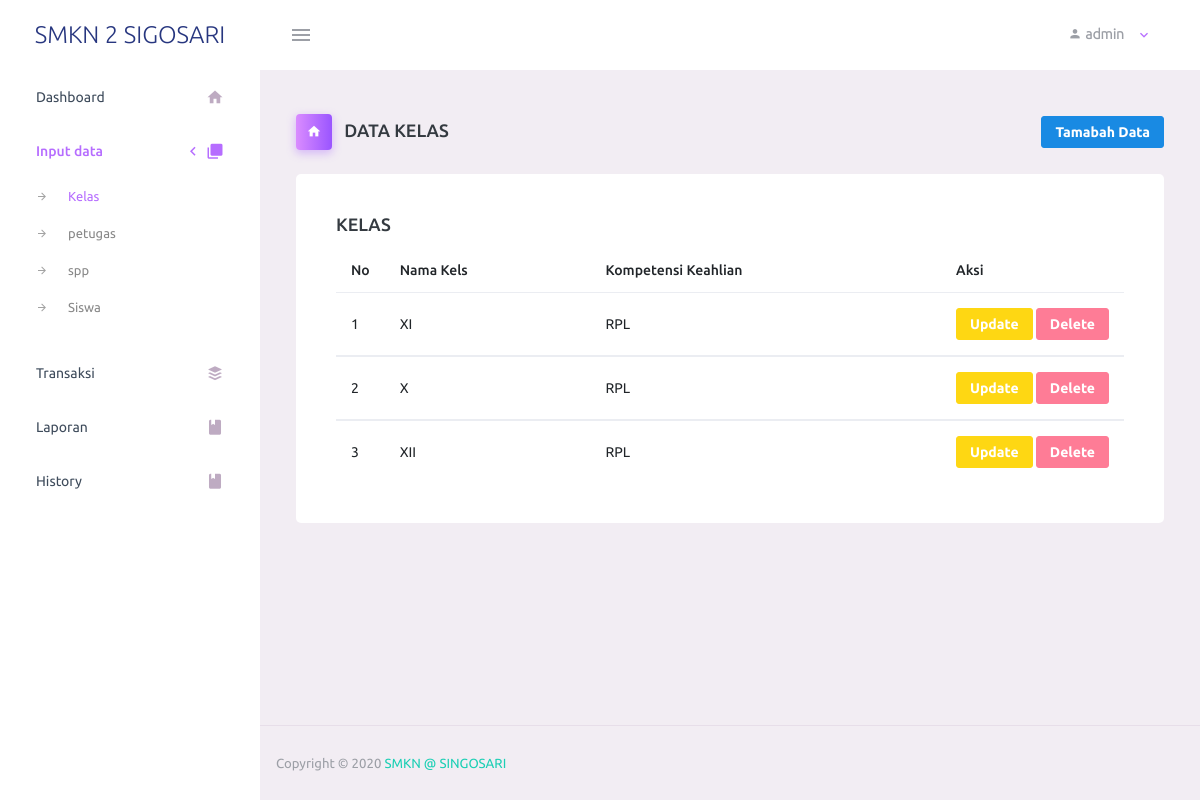
Page /admin/kelas.php (signed in) on the committed database.
### tables this page shows
CREATE TABLE `kelas` (
  `id_kelas` int(11) NOT NULL,
  `nama_kelas` varchar(11) NOT NULL,
  `keahlian` varchar(50) NOT NULL
);

### admin/kelas.php (the view, shortened to what this page needs)
      <?php
include '_navbar.php';
 ?>
        <div class="main-panel">
          <div class="content-wrapper">
              <div class="page-header">
              <h3 class="page-title">
                <span class="page-title-icon bg-gradient-primary text-white mr-2">
                  <i class="mdi mdi-home"></i>
                </span> DATA KELAS </h3>
              <nav aria-label="breadcrumb">
                 <a href="tambah_kelas.php"><button type="button" class="btn btn-info btn-lg btn-sm" > Tamabah Data</button></a>
              </nav>
            </div>
             <div class="col-lg-15 grid-margin stretch-card">
                <div class="card">
                  <div class="card-body">
                    <h4 class="card-title">KELAS</h4>
                    <table class="table">
                      <thead>
                       <tr >
                          <th width="3">No</th>
                          <th>Nama Kels</th>
                          <th>Kompetensi Keahlian</th>
                          <th width="18%" >Aksi</th>
                          </tr>
                          </thead>
                                            <?php
                                            include "koneksi.php";
                                            $sql="select * from kelas order by id_kelas desc";
                                            $hasil=mysqli_query($koneksi,$sql);
                                            $no=0;
                                            while ($data = mysqli_fetch_array($hasil)) {
                                                $no++;
                                                ?>
                                                <tbody>
                                                <tr>
                                                    <td><?php echo $no;?></td>
                                                    <td><?php echo $data["nama_kelas"];   ?></td>
                                                    <td><?php echo $data["keahlian"];   ?></td>
                                                    <td>
                                                        <a href="update_kelas.php?id_kelas=<?php echo htmlspecialchars($data['id_kelas']); ?>" class="btn btn-warning btn-sm" role="button">Update</a>
                                                        <a href="delete_kelas.php?id_kelas=<?php echo htmlspecialchars($data["id_kelas"]); ?>" class="btn btn-danger btn-sm" role="button">Delete</a>
                                                    </td>
                                                </tr>
                                                </tbody>
                                                <?php
                                            }
                                            ?>
                    </table>
                  </div>
                </div>
              </div>
            </div>
        <?php include '_footer.php' ?>

### rows in the picture
kelas: nama_kelas "XI", keahlian "RPL"
kelas: nama_kelas "X", keahlian "RPL"
kelas: nama_kelas "XII", keahlian "RPL"

### other values in the picture
$_SESSION['level'] "admin"
